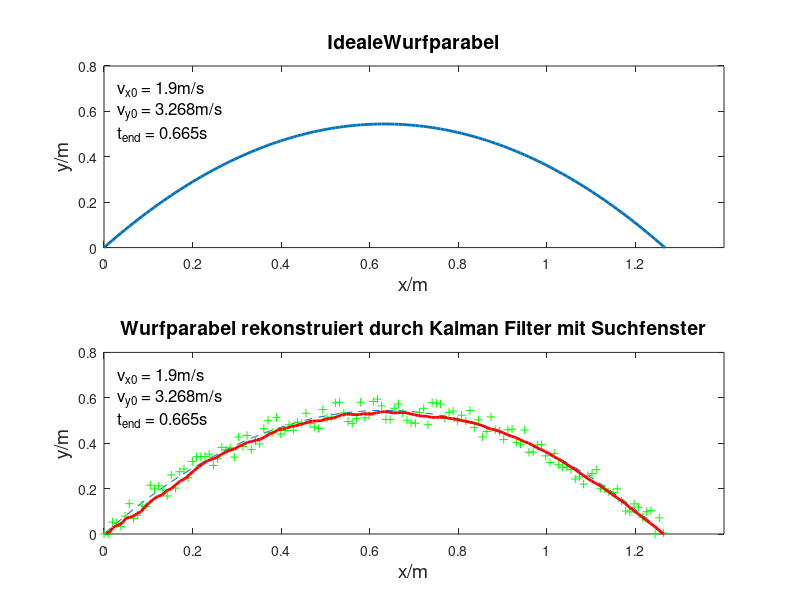

This chart was generated by the following MATLAB code:
clear;
g = 9.80665;
del_t = 0.005;
k = 0;
n = 134;
random = randi([-5, 5], n, 1);
%−−−−−−−−−−−−−−−−−−−−−−−−−−−−−−−−−−−−−−−−−−−−−−−−−−−−−−
%Fuer ideales System
t = 0;
x_ideal = 0;
y_ideal = 0;

v_0 = 3.8;
vx_0 = 0.5 * v_0;
vy_0 = 0.86 * v_0;


vx_ideal = vx_0;

vy_ideal = vy_0;
%−−−−−−−−−−−−−−−−−−−−−−−−−−−−−−−−−−−−−−−−−−−−−−−−−−−−−−
%Fuer Kalman Filter
Mat_K = zeros(4,4);

%Startschaetzung
Mat_Pm = [1 0 0 0; 0 1 0 0; 0 0 1 0; 0 0 0 1];
Mat_R = [0.01 0; 0 0.01];
Mat_H = [1 0 0 0; 0 1 0 0];

%Startschaetzung
Vec_Xm = [0 0 1 1].' ;
Array_Xm = zeros(4, n+1);
Array_Xm(1) = Vec_Xm(1);
Array_Xm(2) = Vec_Xm(2);
Array_Xm(3) = Vec_Xm(3);
Array_Xm(4) = Vec_Xm(4);
x_kal = 0;
y_kal = 0;
x_mes = 0;
y_mes = 0;
Vec_Xp = [0 0 0 0].';
Vec_Y = [0 0].';
Mat_Pp = zeros(4,4);
Mat_I = [1 0 0 0; 0 1 0 0; 0 0 1 0; 0 0 0 1];
Mat_A = [1 0 del_t 0; 0 1 0 del_t; 0 0 1 0; 0 0 0 1];
Mat_B = [0 0; 0 (0.5 * del_t * del_t); 0 0; 0 del_t];
Vec_u = [0 -g].';
Mat_Q = [0.00001 0 0 0;0 0.00001 0 0;0 0 0.00001 0; 0 0 0 0.00001];
for k = 1:n
    %−−−−−−−−−−−−−−−−−−−−−−−−−−−−−−−−−−−−−−−−−−−−−−−−−−−−−−
    %ideales System
    t(k+1) = t(k)+ del_t;
    x_ideal(k+1) = x_ideal(k)+ del_t * vx_ideal(k);
    y_ideal(k+1) = y_ideal(k)+ del_t * vy_ideal(k) - 0.5 * g * del_t * del_t;
    vx_ideal(k+1) = vx_ideal(k);
    vy_ideal(k+1) = vy_ideal(k) - g * del_t;
    
    %−−−−−−−−−−−−−−−−−−−−−−−−−−−−−−−−−−−−−−−−−−−−−−−−−−−−−−
    %Messung
    Vec_Y(1) = x_ideal(k);
    rand = (random(k)/100);
    Vec_Y(2) = y_ideal(k) + rand;
    
%     %Wurfparabel mit Stoerung
%     if (0.7 < x_ideal(k) && x_ideal(k)<0.8)
%         Vec_Y(2) = 0.1 + rand;
%         Mat_R(1) = 1;
%         Mat_R(4) = 1;
%     else
%         Mat_R(1)=0.01;
%         Mat_R(4)=0.01;
%     end
    
    %Ende Wurfparabel mit Stoerung
    if(Vec_Y(2)<0)
        Vec_Y(2) = 0;
    end
    x_mes(k) = Vec_Y(1);
    y_mes(k) = Vec_Y(2);
    
    %−−−−−−−−−−−−−−−−−−−−−−−−−−−−−−−−−−−−−−−−−−−−−−−−−−−−−−
    %Korrektur mit der Messung
    Inverse = inv(Mat_R + Mat_H * Mat_Pm * Mat_H');
    Mat_K = Mat_Pm * Mat_H' * Inverse;
    Vec_Xp = Vec_Xm + Mat_K * (Vec_Y - Mat_H * Vec_Xm);
    Mat_Pp = (Mat_I - Mat_K * Mat_H) * Mat_Pm;
    
    %−−−−−−−−−−−−−−−−−−−−−−−−−−−−−−−−−−−−−−−−−−−−−−−−−−−−−−
    %Prädiktion
    Vec_Xm = Mat_A * Vec_Xp + Mat_B * Vec_u;
    Array_Xm((k*4) + 1) = Vec_Xm(1);
    Array_Xm((k*4) + 2) = Vec_Xm(2);
    Array_Xm((k*4) + 3) = Vec_Xm(3);
    Array_Xm((k*4) + 4) = Vec_Xm(4);
    x_kal(k) = Vec_Xm(1);
    y_kal(k) = Vec_Xm(2);
    Mat_Pm = Mat_A * Mat_Pp * Mat_A' + Mat_Q;
end
%ideal
subplot(2,1,1);
plot(x_ideal, y_ideal, 'LineWidth', 2);
axis([0, 1.4, 0, 0.8])
title('IdealeWurfparabel', 'FontSize', 14)
xlabel('x/m', 'FontSize', 14)
ylabel('y/m', 'FontSize', 14)
str1=['v_{x0} = ' num2str(vx_0) 'm/s'];
str2=['v_{y0} = ' num2str(vy_0) 'm/s'];
str3=['t_{end} = ' num2str(t(k)) 's'];
text(0.03, 0.7, str1, 'FontSize', 12)
text(0.03, 0.6, str2, 'FontSize', 12)
text(0.03, 0.5, str3, 'FontSize',12)

%KalmanFilter
subplot(2,1,2);
plot(x_ideal, y_ideal, '--', ...
     x_mes, y_mes,'g+', ...
     x_kal, y_kal, 'r', 'LineWidth', 2);
axis([0, 1.4, 0, 0.8])
xlabel('x/m', 'FontSize', 14)
ylabel('y/m', 'FontSize', 14)
title('Wurfparabel rekonstruiert durch Kalman Filter mit Suchfenster', 'FontSize', 14)
str1=['v_{x0} = ' num2str(vx_0) 'm/s'];
str2=['v_{y0} = ' num2str(vy_0) 'm/s'];
str3=['t_{end} = ' num2str(t(k)) 's'];
text(0.03, 0.7, str1, 'FontSize', 12)
text(0.03,0.6, str2, 'FontSize', 12)
text(0.03,0.5,str3, 'FontSize', 12)
